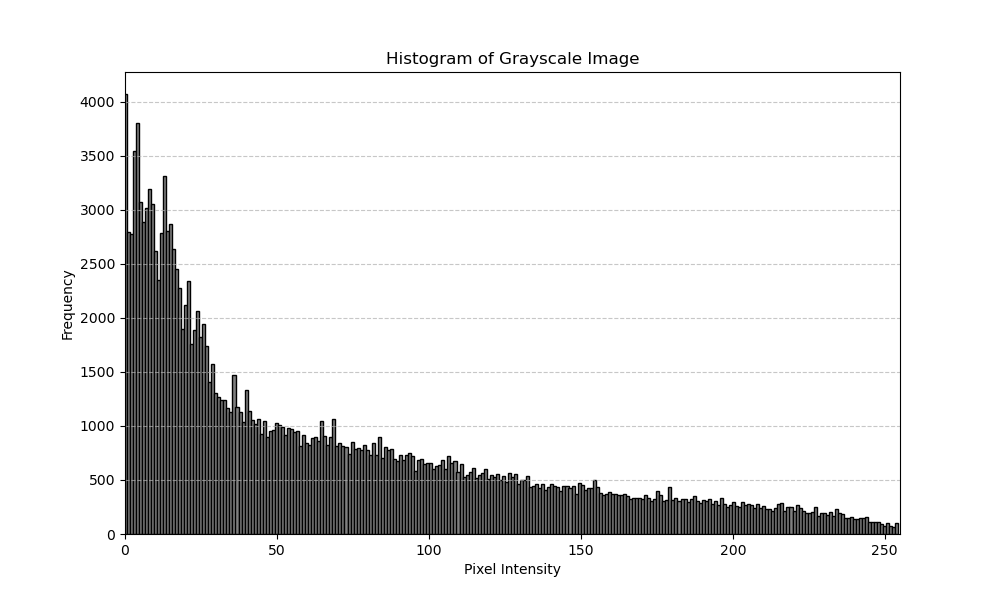

Write Python code to recreate this figure.
import numpy as np
import imageio.v3 as iio
import matplotlib.pyplot as plt
from PIL import Image

image_path = 'C:/Users/mafth/Downloads/tugas 1/rgb2.png'  # Sesuaikan path gambar
rgb_image = iio.imread(image_path)
print(f"Shape of loaded image: {rgb_image.shape}")


if len(rgb_image.shape) == 3 and rgb_image.shape[2] == 3:

    grayscale_image = np.dot(rgb_image[..., :3], [0.299, 0.587, 0.114]).astype(np.uint8)
elif len(rgb_image.shape) == 2:

    grayscale_image = rgb_image
else:
    raise ValueError("Unsupported image format. Please use RGB or grayscale images.")

print(f"Shape of grayscale image: {grayscale_image.shape}")

grayscale_output_path = 'C:/Users/mafth/Downloads/tugas 1/grayscale_image.png'
Image.fromarray(grayscale_image).save(grayscale_output_path)
print(f"Grayscale image saved to: {grayscale_output_path}")

histogram, bin_edges = np.histogram(grayscale_image, bins=256, range=(0, 255))

plt.figure(figsize=(10, 6))
plt.bar(bin_edges[:-1], histogram, width=1, edgecolor="black", color="gray")
plt.title("Histogram of Grayscale Image")
plt.xlabel("Pixel Intensity")
plt.ylabel("Frequency")
plt.xlim(0, 255)
plt.grid(axis='y', linestyle='--', alpha=0.7)

histogram_output_path = 'C:/Users/mafth/Downloads/tugas 1/histogram.png'
plt.savefig(histogram_output_path)
plt.show()
print(f"Histogram saved to: {histogram_output_path}")

dominant_intensity = np.argmax(histogram)
print(f"Dominant intensity: {dominant_intensity} with {histogram[dominant_intensity]} pixels")
